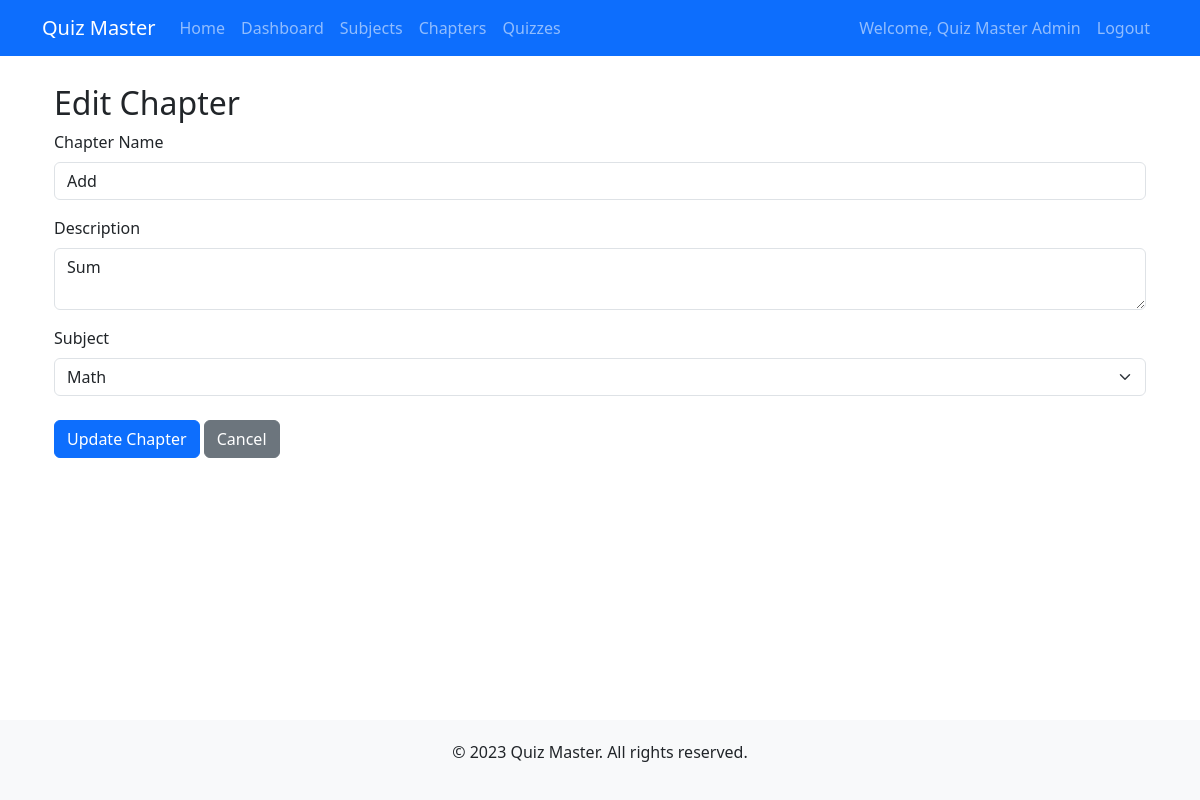
The page /admin/chapters/edit/1 (signed in) on the database its author committed.
### models.py (models this page shows, shortened)
class User(db.Model, UserMixin):
    id = db.Column(db.Integer, primary_key=True)
    username = db.Column(db.String(100), unique=True, nullable=False)
    password_hash = db.Column(db.String(200), nullable=False)
    full_name = db.Column(db.String(100), nullable=False)
    qualification = db.Column(db.String(100))
    dob = db.Column(db.Date)
    is_admin = db.Column(db.Boolean, default=False)
    quiz_attempts = db.relationship('Score', backref='user', lazy=True)

class Chapter(db.Model):
    id = db.Column(db.Integer, primary_key=True)
    name = db.Column(db.String(100), nullable=False)
    description = db.Column(db.Text)
    subject_id = db.Column(db.Integer, db.ForeignKey('subject.id'), nullable=False)
    quizzes = db.relationship('Quiz', backref='chapter', lazy=True, cascade="all, delete-orphan")

### app.py (the view, shortened to what this page needs)
@app.route('/admin/chapters/edit/<int:chapter_id>', methods=['GET', 'POST'])
@login_required
def edit_chapter(chapter_id):
    if not current_user.is_admin:
        flash('Access denied', 'danger')
        return redirect(url_for('index'))
    chapter = Chapter.query.get_or_404(chapter_id)
    form = ChapterForm(obj=chapter)
    form.subject_id.choices = [(s.id, s.name) for s in Subject.query.all()]
    if request.method == 'GET':
        form.subject_id.data = chapter.subject_id
    return render_template('admin/edit_chapter.html', form=form, chapter=chapter)

### forms.py
class ChapterForm(FlaskForm):
    name = StringField('Chapter Name', validators=[DataRequired()])
    description = TextAreaField('Description')
    subject_id = SelectField('Subject', coerce=int, validators=[DataRequired()])
    submit = SubmitField('Add Chapter')

### app.py (called while the page is built)
@login_manager.user_loader
def load_user(user_id):
    return User.query.get(int(user_id))

### templates/admin/edit_chapter.html (shortened to what this page needs)
{% extends 'admin/base.html' %}
{% block content %}
<div class="container mt-4">
    <h2>Edit Chapter</h2>
    <form method="POST">
        <div class="form-group">
            {{ form.name.label(class="form-label") }}
            {{ form.name(class="form-control") }}
        </div>
        <div class="form-group mt-3">
            {{ form.description.label(class="form-label") }}
            {{ form.description(class="form-control") }}
        </div>
        <div class="form-group mt-3">
            {{ form.subject_id.label(class="form-label") }}
            {{ form.subject_id(class="form-select") }}
        </div>
        <div class="mt-4">
            <button type="submit" class="btn btn-primary">Update Chapter</button>
            <a href="{{ url_for('admin_chapters') }}" class="btn btn-secondary">Cancel</a>
        </div>
    </form>
</div>
{% endblock %}

### templates/base.html (shortened to what this page needs)
<!DOCTYPE html>
<html lang="en">
<head>
    <link href="https://cdn.jsdelivr.net/npm/bootstrap@5.3.0-alpha1/dist/css/bootstrap.min.css" rel="stylesheet">
</head>
<body>
    <nav class="navbar navbar-expand-lg navbar-dark bg-primary fixed-top">
        <div class="container">
            <a class="navbar-brand" href="{{ url_for('index') }}">Quiz Master</a>
            <div class="collapse navbar-collapse" id="navbarNav">
                <ul class="navbar-nav me-auto">
                    <li class="nav-item">
                        <a class="nav-link" href="{{ url_for('index') }}">Home</a>
                    </li>
                    {% if current_user.is_authenticated %}
                        {% if current_user.is_admin %}
                            <li class="nav-item">
                                <a class="nav-link" href="{{ url_for('admin_dashboard') }}">Dashboard</a>
                            </li>
                            <li class="nav-item">
                                <a class="nav-link" href="{{ url_for('admin_subjects') }}">Subjects</a>
                            </li>
                            <li class="nav-item">
                                <a class="nav-link" href="{{ url_for('admin_chapters') }}">Chapters</a>
                            </li>
                            <li class="nav-item">
                                <a class="nav-link" href="{{ url_for('admin_quizzes') }}">Quizzes</a>
                            </li>
                        {% endif %}
                    {% endif %}
                </ul>
                <ul class="navbar-nav">
                    {% if current_user.is_authenticated %}
                        <li class="nav-item">
                            <span class="nav-link">Welcome, {{ current_user.full_name }}</span>
                        </li>
                        <li class="nav-item">
                            <a class="nav-link" href="{{ url_for('logout') }}">Logout</a>
                        </li>
                    {% endif %}
                </ul>
            </div>
        </div>
    </nav>
    <div class="container content">
        {% block content %}{% endblock %}
    </div>
    <footer class="text-center">
        <div class="container">
            <p>&copy; 2023 Quiz Master. All rights reserved.</p>
        </div>
    </footer>
</body>
</html>

### templates/base.html (style rules this page uses)
body { padding-top: 60px; min-height: 100vh; display: flex; flex-direction: column; }
.content { flex: 1; }
footer { margin-top: auto; padding: 20px 0; background-color: #f8f9fa; }

### rows shown on the page
User: full_name "Quiz Master Admin"
Chapter: name "Add", description "Sum", subject_id "Math"
